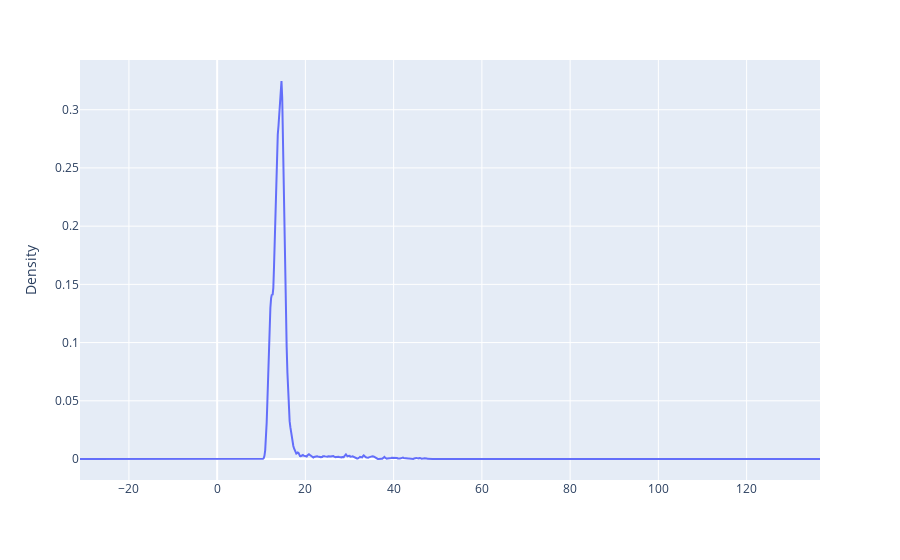

The notebook cell this image was saved under:
### Code cell
pdf = df.pandas_api()
pdf['Consumer Fraud'].plot.density(bw_method = 0.2)

### Figure 1 — Plotly figure (JSON) as saved in the notebook; plotly's stock layout.template omitted (floating-point values rounded to 4 significant figures; data arrays with more than 128 entries replaced by an {"elided": "..."} marker saying what was removed)
{"data": [{"hovertemplate": "index=%{x}<br>Density=%{y}<extra></extra>", "legendgroup": "", "line": {"color": "#636efa", "dash": "solid"}, "marker": {"symbol": "circle"}, "mode": "lines", "name": "", "orientation": "v", "showlegend": false, "type": "scatter", "x": {"elided": "1000 float values"}, "xaxis": "x", "y": {"elided": "1000 float values"}, "yaxis": "y"}], "layout": {"legend": {"tracegroupgap": 0}, "margin": {"t": 60}, "xaxis": {"anchor": "y", "domain": [0, 1]}, "yaxis": {"anchor": "x", "domain": [0, 1], "title": {"text": "Density"}}}}
